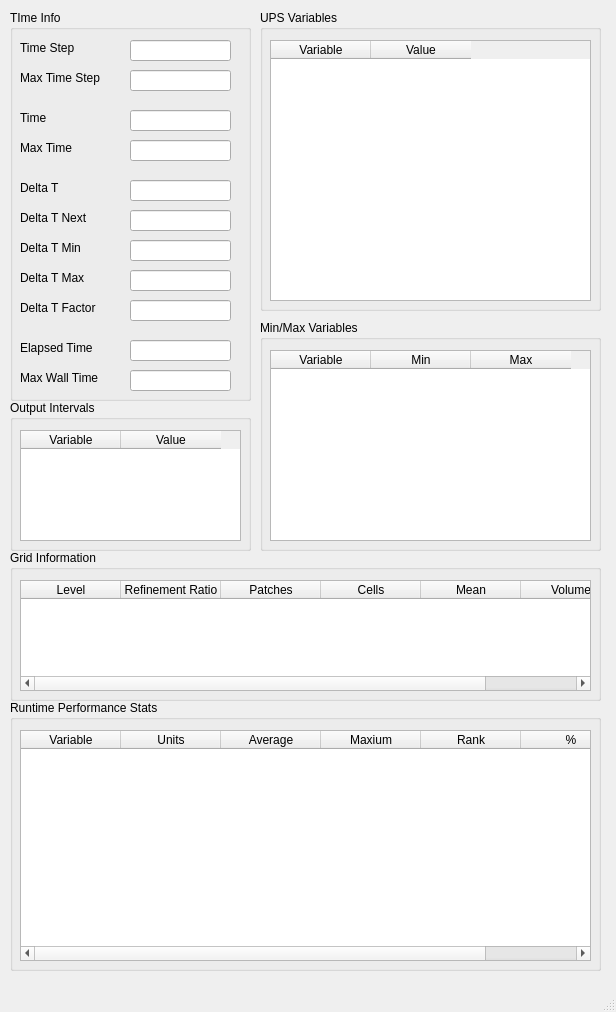
<?xml version="1.0" encoding="UTF-8"?>
<ui version="4.0">
 <class>MainWindow</class>
 <widget class="QMainWindow" name="MainWindow">
  <property name="geometry">
   <rect>
    <x>0</x>
    <y>0</y>
    <width>616</width>
    <height>1012</height>
   </rect>
  </property>
  <property name="windowTitle">
   <string>MainWindow</string>
  </property>
  <widget class="QWidget" name="centralwidget">
   <widget class="QGroupBox" name="TimeInfoGroupBox">
    <property name="geometry">
     <rect>
      <x>10</x>
      <y>10</y>
      <width>241</width>
      <height>391</height>
     </rect>
    </property>
    <property name="title">
     <string>TIme Info</string>
    </property>
    <widget class="QLineEdit" name="DeltaTFactor">
     <property name="geometry">
      <rect>
       <x>120</x>
       <y>290</y>
       <width>101</width>
       <height>21</height>
      </rect>
     </property>
    </widget>
    <widget class="QLineEdit" name="DeltaTMax">
     <property name="geometry">
      <rect>
       <x>120</x>
       <y>260</y>
       <width>101</width>
       <height>21</height>
      </rect>
     </property>
    </widget>
    <widget class="QLineEdit" name="DeltaTMin">
     <property name="geometry">
      <rect>
       <x>120</x>
       <y>230</y>
       <width>101</width>
       <height>21</height>
      </rect>
     </property>
    </widget>
    <widget class="QLineEdit" name="MaxTime">
     <property name="geometry">
      <rect>
       <x>120</x>
       <y>130</y>
       <width>101</width>
       <height>21</height>
      </rect>
     </property>
    </widget>
    <widget class="QLabel" name="DeltaTFactorLabel">
     <property name="geometry">
      <rect>
       <x>10</x>
       <y>290</y>
       <width>91</width>
       <height>16</height>
      </rect>
     </property>
     <property name="text">
      <string>Delta T Factor</string>
     </property>
    </widget>
    <widget class="QLabel" name="DeltaTMinLabel">
     <property name="geometry">
      <rect>
       <x>10</x>
       <y>230</y>
       <width>91</width>
       <height>16</height>
      </rect>
     </property>
     <property name="text">
      <string>Delta T Min</string>
     </property>
    </widget>
    <widget class="QLabel" name="DeltaTMaxLabel">
     <property name="geometry">
      <rect>
       <x>10</x>
       <y>260</y>
       <width>91</width>
       <height>16</height>
      </rect>
     </property>
     <property name="text">
      <string>Delta T Max</string>
     </property>
    </widget>
    <widget class="QLabel" name="MaxTimeLabel">
     <property name="geometry">
      <rect>
       <x>10</x>
       <y>130</y>
       <width>91</width>
       <height>16</height>
      </rect>
     </property>
     <property name="text">
      <string>Max Time</string>
     </property>
    </widget>
    <widget class="QLabel" name="ElapsedTimeLabel">
     <property name="geometry">
      <rect>
       <x>10</x>
       <y>330</y>
       <width>91</width>
       <height>16</height>
      </rect>
     </property>
     <property name="text">
      <string>Elapsed Time</string>
     </property>
    </widget>
    <widget class="QLineEdit" name="ElapsedTime">
     <property name="geometry">
      <rect>
       <x>120</x>
       <y>330</y>
       <width>101</width>
       <height>21</height>
      </rect>
     </property>
    </widget>
    <widget class="QLabel" name="TimeStepLabel">
     <property name="geometry">
      <rect>
       <x>10</x>
       <y>30</y>
       <width>62</width>
       <height>16</height>
      </rect>
     </property>
     <property name="text">
      <string>Time Step</string>
     </property>
    </widget>
    <widget class="QLineEdit" name="TimeStep">
     <property name="geometry">
      <rect>
       <x>120</x>
       <y>30</y>
       <width>101</width>
       <height>21</height>
      </rect>
     </property>
    </widget>
    <widget class="QLineEdit" name="Time">
     <property name="geometry">
      <rect>
       <x>120</x>
       <y>100</y>
       <width>101</width>
       <height>21</height>
      </rect>
     </property>
    </widget>
    <widget class="QLabel" name="TimeLabel">
     <property name="geometry">
      <rect>
       <x>10</x>
       <y>100</y>
       <width>62</width>
       <height>16</height>
      </rect>
     </property>
     <property name="text">
      <string>Time</string>
     </property>
    </widget>
    <widget class="QLineEdit" name="DeltaTNext">
     <property name="geometry">
      <rect>
       <x>120</x>
       <y>200</y>
       <width>101</width>
       <height>21</height>
      </rect>
     </property>
    </widget>
    <widget class="QLabel" name="DeltaTNextLabel">
     <property name="geometry">
      <rect>
       <x>10</x>
       <y>200</y>
       <width>81</width>
       <height>16</height>
      </rect>
     </property>
     <property name="text">
      <string>Delta T Next</string>
     </property>
    </widget>
    <widget class="QLabel" name="TimeStepLabel_2">
     <property name="geometry">
      <rect>
       <x>10</x>
       <y>60</y>
       <width>101</width>
       <height>16</height>
      </rect>
     </property>
     <property name="text">
      <string>Max Time Step</string>
     </property>
    </widget>
    <widget class="QLineEdit" name="MaxTimeStep">
     <property name="geometry">
      <rect>
       <x>120</x>
       <y>60</y>
       <width>101</width>
       <height>21</height>
      </rect>
     </property>
    </widget>
    <widget class="QLabel" name="ElapsedTimeLabel_2">
     <property name="geometry">
      <rect>
       <x>10</x>
       <y>360</y>
       <width>91</width>
       <height>16</height>
      </rect>
     </property>
     <property name="text">
      <string>Max Wall Time</string>
     </property>
    </widget>
    <widget class="QLineEdit" name="MaxWallTime">
     <property name="geometry">
      <rect>
       <x>120</x>
       <y>360</y>
       <width>101</width>
       <height>21</height>
      </rect>
     </property>
    </widget>
    <widget class="QLabel" name="DeltaTLabel">
     <property name="geometry">
      <rect>
       <x>10</x>
       <y>170</y>
       <width>62</width>
       <height>16</height>
      </rect>
     </property>
     <property name="text">
      <string>Delta T</string>
     </property>
    </widget>
    <widget class="QLineEdit" name="DeltaT">
     <property name="geometry">
      <rect>
       <x>120</x>
       <y>170</y>
       <width>101</width>
       <height>21</height>
      </rect>
     </property>
    </widget>
   </widget>
   <widget class="QGroupBox" name="OutputIntervalGroupBox">
    <property name="geometry">
     <rect>
      <x>10</x>
      <y>400</y>
      <width>241</width>
      <height>151</height>
     </rect>
    </property>
    <property name="title">
     <string>Output Intervals</string>
    </property>
    <widget class="QTableWidget" name="OutputIntervalVariableTable">
     <property name="geometry">
      <rect>
       <x>10</x>
       <y>30</y>
       <width>221</width>
       <height>111</height>
      </rect>
     </property>
     <column>
      <property name="text">
       <string>Variable</string>
      </property>
     </column>
     <column>
      <property name="text">
       <string>Value</string>
      </property>
     </column>
    </widget>
   </widget>
   <widget class="QGroupBox" name="UPSVariableGroupBox">
    <property name="geometry">
     <rect>
      <x>260</x>
      <y>10</y>
      <width>341</width>
      <height>301</height>
     </rect>
    </property>
    <property name="title">
     <string>UPS Variables</string>
    </property>
    <widget class="QTableWidget" name="UPSVariableTable">
     <property name="geometry">
      <rect>
       <x>10</x>
       <y>30</y>
       <width>321</width>
       <height>261</height>
      </rect>
     </property>
     <column>
      <property name="text">
       <string>Variable</string>
      </property>
     </column>
     <column>
      <property name="text">
       <string>Value</string>
      </property>
     </column>
    </widget>
   </widget>
   <widget class="QGroupBox" name="MinMaxVariableGroupBox">
    <property name="geometry">
     <rect>
      <x>260</x>
      <y>320</y>
      <width>341</width>
      <height>231</height>
     </rect>
    </property>
    <property name="title">
     <string>Min/Max Variables</string>
    </property>
    <widget class="QTableWidget" name="MinMaxVariableTable">
     <property name="geometry">
      <rect>
       <x>10</x>
       <y>30</y>
       <width>321</width>
       <height>191</height>
      </rect>
     </property>
     <column>
      <property name="text">
       <string>Variable</string>
      </property>
     </column>
     <column>
      <property name="text">
       <string>Min</string>
      </property>
     </column>
     <column>
      <property name="text">
       <string>Max</string>
      </property>
     </column>
    </widget>
   </widget>
   <widget class="QGroupBox" name="GridInfoGroupBox">
    <property name="geometry">
     <rect>
      <x>10</x>
      <y>550</y>
      <width>591</width>
      <height>151</height>
     </rect>
    </property>
    <property name="title">
     <string>Grid Information</string>
    </property>
    <widget class="QTableWidget" name="GridInfoTable">
     <property name="geometry">
      <rect>
       <x>10</x>
       <y>30</y>
       <width>571</width>
       <height>111</height>
      </rect>
     </property>
     <column>
      <property name="text">
       <string>Level</string>
      </property>
     </column>
     <column>
      <property name="text">
       <string>Refinement Ratio</string>
      </property>
     </column>
     <column>
      <property name="text">
       <string>Patches</string>
      </property>
     </column>
     <column>
      <property name="text">
       <string>Cells</string>
      </property>
     </column>
     <column>
      <property name="text">
       <string>Mean</string>
      </property>
     </column>
     <column>
      <property name="text">
       <string>Volume</string>
      </property>
     </column>
    </widget>
   </widget>
   <widget class="QGroupBox" name="RuntimeStatsGroupBox">
    <property name="geometry">
     <rect>
      <x>10</x>
      <y>700</y>
      <width>591</width>
      <height>271</height>
     </rect>
    </property>
    <property name="title">
     <string>Runtime Performance Stats</string>
    </property>
    <widget class="QTableWidget" name="RuntimeStatsTable">
     <property name="geometry">
      <rect>
       <x>10</x>
       <y>30</y>
       <width>571</width>
       <height>231</height>
      </rect>
     </property>
     <column>
      <property name="text">
       <string>Variable</string>
      </property>
     </column>
     <column>
      <property name="text">
       <string>Units</string>
      </property>
     </column>
     <column>
      <property name="text">
       <string>Average</string>
      </property>
     </column>
     <column>
      <property name="text">
       <string>Maxium</string>
      </property>
     </column>
     <column>
      <property name="text">
       <string>Rank</string>
      </property>
     </column>
     <column>
      <property name="text">
       <string>%</string>
      </property>
     </column>
    </widget>
   </widget>
  </widget>
  <widget class="QMenuBar" name="menubar">
   <property name="geometry">
    <rect>
     <x>0</x>
     <y>0</y>
     <width>616</width>
     <height>22</height>
    </rect>
   </property>
  </widget>
  <widget class="QStatusBar" name="statusbar"/>
 </widget>
 <resources/>
 <connections/>
</ui>
